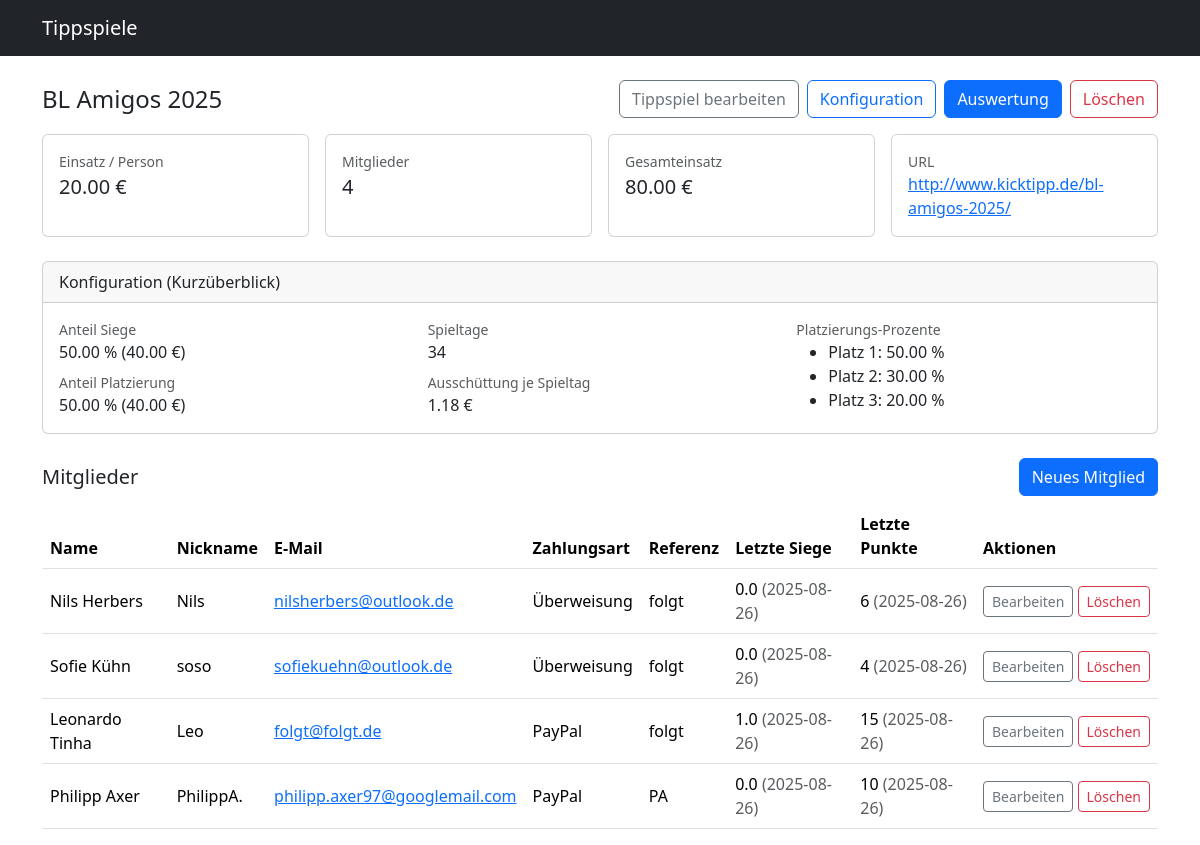
The page /games/2 on the database its author committed.
### models.py (models this page shows)
class TippingGame(Base):
    __tablename__ = "tipping_games"
    id: Mapped[int] = mapped_column(Integer, primary_key=True)
    name: Mapped[str] = mapped_column(String(200), nullable=False)
    stake_per_person: Mapped[Decimal] = mapped_column(Numeric(10, 2), nullable=False, default=0)
    url: Mapped[str] = mapped_column(String(500), nullable=True)
    members: Mapped[list["Member"]] = relationship(
        "Member",
        back_populates="game",
        cascade="all, delete-orphan",
        passive_deletes=True,
        lazy="selectin",
    )
    config: Mapped["GameConfig"] = relationship(
        "GameConfig",
        back_populates="game",
        cascade="all, delete-orphan",
        uselist=False,
        lazy="selectin",
    )
    placement_payouts: Mapped[list["PlacementPayout"]] = relationship(
        "PlacementPayout",
        back_populates="game",
        cascade="all, delete-orphan",
        order_by="PlacementPayout.rank.asc()",
        lazy="selectin",
    )
    @hybrid_property
    def total_stake(self) -> Decimal:
        count = len(self.members) if self.members is not None else 0
        return (self.stake_per_person or Decimal("0")) * Decimal(count)

class GameConfig(Base):
    __tablename__ = "game_configs"
    id: Mapped[int] = mapped_column(Integer, primary_key=True)
    game_id: Mapped[int] = mapped_column(ForeignKey("tipping_games.id", ondelete="CASCADE"), unique=True)
    victory_share_percent: Mapped[Decimal] = mapped_column(Numeric(5, 2), nullable=False, default=50)
    placement_share_percent: Mapped[Decimal] = mapped_column(Numeric(5, 2), nullable=False, default=50)
    num_matchdays: Mapped[int] = mapped_column(Integer, nullable=False, default=1)
    game: Mapped["TippingGame"] = relationship("TippingGame", back_populates="config")

class PlacementPayout(Base):
    __tablename__ = "placement_payouts"
    __table_args__ = (UniqueConstraint("game_id", "rank", name="uq_game_rank"),)
    id: Mapped[int] = mapped_column(Integer, primary_key=True)
    game_id: Mapped[int] = mapped_column(ForeignKey("tipping_games.id", ondelete="CASCADE"), nullable=False)
    rank: Mapped[int] = mapped_column(Integer, nullable=False)  # 1 = Sieger, 2 = Platz 2, ...
    percent: Mapped[Decimal] = mapped_column(Numeric(5, 2), nullable=False)  # Anteil vom Platzierungs-Topf
    game: Mapped["TippingGame"] = relationship("TippingGame", back_populates="placement_payouts")

class Member(Base):
    __tablename__ = "members"
    id: Mapped[int] = mapped_column(Integer, primary_key=True)
    game_id: Mapped[int] = mapped_column(ForeignKey("tipping_games.id", ondelete="CASCADE"), nullable=False)
    first_name: Mapped[str] = mapped_column(String(120), nullable=False)
    last_name: Mapped[str] = mapped_column(String(120), nullable=False)
    email: Mapped[str] = mapped_column(String(255), nullable=False)
    nickname: Mapped[str] = mapped_column(String(120))
    game: Mapped["TippingGame"] = relationship("TippingGame", back_populates="members")
    payment_method: Mapped["PaymentMethod"] = relationship(
        "PaymentMethod",
        back_populates="member",
        cascade="all, delete-orphan",
        uselist=False,
        lazy="selectin",
    )
    victory_statuses: Mapped[list["VictoryStatus"]] = relationship(
        "VictoryStatus",
        back_populates="member",
        cascade="all, delete-orphan",
        order_by="VictoryStatus.date.desc()",
        lazy="selectin",
    )
    points_statuses: Mapped[list["PointsStatus"]] = relationship(
        "PointsStatus",
        back_populates="member",
        cascade="all, delete-orphan",
        order_by="PointsStatus.date.desc()",
        lazy="selectin",
    )
    @property
    def latest_victory(self) -> "VictoryStatus | None":
        return self.victory_statuses[0] if self.victory_statuses else None
    @property
    def latest_points(self) -> "PointsStatus | None":
        return self.points_statuses[0] if self.points_statuses else None

class PaymentMethod(Base):
    __tablename__ = "payment_methods"
    id: Mapped[int] = mapped_column(Integer, primary_key=True)
    label: Mapped[str] = mapped_column(String(120), nullable=False)  # Bezeichnung
    reference: Mapped[str] = mapped_column(String(255))       # Referenz
    member_id: Mapped[int] = mapped_column(ForeignKey("members.id", ondelete="CASCADE"), unique=True)
    member: Mapped["Member"] = relationship("Member", back_populates="payment_method")

class VictoryStatus(Base):
    __tablename__ = "victory_statuses"
    id: Mapped[int] = mapped_column(Integer, primary_key=True)
    member_id: Mapped[int] = mapped_column(ForeignKey("members.id", ondelete="CASCADE"), nullable=False)
    victories: Mapped[float] = mapped_column(Float, nullable=False, default=0.0)
    date: Mapped[datetime.date] = mapped_column(Date, nullable=False)
    member: Mapped["Member"] = relationship("Member", back_populates="victory_statuses")

class PointsStatus(Base):
    __tablename__ = "points_statuses"
    id: Mapped[int] = mapped_column(Integer, primary_key=True)
    member_id: Mapped[int] = mapped_column(ForeignKey("members.id", ondelete="CASCADE"), nullable=False)
    points: Mapped[int] = mapped_column(Integer, nullable=False, default=0)
    date: Mapped[datetime.date] = mapped_column(Date, nullable=False)
    member: Mapped["Member"] = relationship("Member", back_populates="points_statuses")

### blueprints/games.py (the view, shortened to what this page needs)
@games_bp.route("/<int:game_id>")
def detail(game_id):
    db = get_db()
    game = db.get(TippingGame, game_id)
    if not game:
        flash("Tippspiel nicht gefunden.", "warning")
        return redirect(url_for("main.index"))
    return render_template("games/detail.html", game=game)

### app.py (called while the page is built)
def create_app():
    app = Flask(__name__)
    app.config["SECRET_KEY"] = "dev-secret-change-me"
    os.makedirs("data", exist_ok=True)
    app.config["DATABASE_URL"] = "sqlite:///data/database.db"
    init_engine_and_session(app.config["DATABASE_URL"])
    init_db()
    app.teardown_appcontext(close_db)
    @app.template_filter("money")
    def money_filter(value):
        try:
            return f"{Decimal(value):.2f}"
        except Exception:
            return str(value)
    app.register_blueprint(main_bp)
    app.register_blueprint(games_bp, url_prefix="/games")
    app.register_blueprint(members_bp, url_prefix="/members")
    return app

### db.py (called while the page is built)
def get_db():
    if 'db' not in g:
        if SessionLocal is None:
            raise RuntimeError("Database not initialized. Call init_engine_and_session first.")
        g.db = SessionLocal()
    return g.db

### templates/games/detail.html
{% extends "base.html" %}
{% block content %}
  <div class="d-flex justify-content-between align-items-center mb-3">
    <h1 class="h4 mb-0">{{ game.name }}</h1>
    <div class="d-flex gap-2">
      <a class="btn btn-outline-secondary" href="{{ url_for('games.edit', game_id=game.id) }}">Tippspiel bearbeiten</a>
      <a class="btn btn-outline-primary" href="{{ url_for('games.config', game_id=game.id) }}">Konfiguration</a>
      <a class="btn btn-primary" href="{{ url_for('games.evaluation', game_id=game.id) }}">Auswertung</a>
      <form action="{{ url_for('games.delete', game_id=game.id) }}" method="post" class="d-inline" onsubmit="return confirm('Dieses Tippspiel wirklich löschen?');">
        <button class="btn btn-outline-danger">Löschen</button>
      </form>
    </div>
  </div>
  <div class="row g-3 mb-4">
    <div class="col-md-3">
      <div class="card h-100">
        <div class="card-body">
          <div class="text-muted small">Einsatz / Person</div>
          <div class="fs-5">{{ game.stake_per_person | money }} €</div>
        </div>
      </div>
    </div>
    <div class="col-md-3">
      <div class="card h-100">
        <div class="card-body">
          <div class="text-muted small">Mitglieder</div>
          <div class="fs-5">{{ game.members|length }}</div>
        </div>
      </div>
    </div>
    <div class="col-md-3">
      <div class="card h-100">
        <div class="card-body">
          <div class="text-muted small">Gesamteinsatz</div>
          <div class="fs-5">{{ game.total_stake | money }} €</div>
        </div>
      </div>
    </div>
    <div class="col-md-3">
      <div class="card h-100">
        <div class="card-body">
          <div class="text-muted small">URL</div>
          {% if game.url %}
            <a href="{{ game.url }}" target="_blank" rel="noopener">{{ game.url }}</a>
          {% else %}
            <span>-</span>
          {% endif %}
        </div>
      </div>
    </div>
  </div>
  {% if game.config %}
  <div class="card mb-4">
    <div class="card-header">Konfiguration (Kurzüberblick)</div>
    <div class="card-body row">
      <div class="col-md-4">
        <div class="text-muted small">Anteil Siege</div>
        <div class="fs-6">{{ game.config.victory_share_percent }} % ({{ (game.total_stake * game.config.victory_share_percent / 100) | money }} €)</div>
        <div class="text-muted small mt-2">Anteil Platzierung</div>
        <div class="fs-6">{{ game.config.placement_share_percent }} % ({{ (game.total_stake * game.config.placement_share_percent / 100) | money }} €)</div>
      </div>
      <div class="col-md-4">
        <div class="text-muted small">Spieltage</div>
        <div class="fs-6">{{ game.config.num_matchdays }}</div>
        <div class="text-muted small mt-2">Ausschüttung je Spieltag</div>
        {% set victory_pot = (game.total_stake * game.config.victory_share_percent / 100) %}
        <div class="fs-6">{{ (victory_pot / (game.config.num_matchdays if game.config.num_matchdays else 1)) | money }} €</div>
      </div>
      <div class="col-md-4">
        <div class="text-muted small">Platzierungs-Prozente</div>
        {% if game.placement_payouts %}
          <ul class="mb-0">
            {% for r in game.placement_payouts %}
              <li>Platz {{ r.rank }}: {{ r.percent }} %</li>
            {% endfor %}
          </ul>
        {% else %}
          <div>-</div>
        {% endif %}
      </div>
    </div>
  </div>
  {% endif %}
  <div class="d-flex justify-content-between align-items-center mb-2">
    <h2 class="h5 mb-0">Mitglieder</h2>
    <a class="btn btn-primary" href="{{ url_for('members.create', game_id=game.id) }}">Neues Mitglied</a>
  </div>
  {% if game.members %}
  <div class="table-responsive">
    <table class="table table-hover align-middle">
        <thead>
            <tr>
              <th>Name</th>
              <th>Nickname</th>
              <th>E-Mail</th>
              <th>Zahlungsart</th>
              <th>Referenz</th>
              <th class="d-none d-lg-table-cell">Letzte Siege</th>
              <th class="d-none d-lg-table-cell">Letzte Punkte</th>
              <th>Aktionen</th>
            </tr>
          </thead>
          <tbody>
          {% for m in game.members %}
            <tr>
              <td>{{ m.first_name }} {{ m.last_name }}</td>
              <td>{{ m.nickname or '-' }}</td>
              <td><a href="mailto:{{ m.email }}">{{ m.email }}</a></td>
              <td>{{ m.payment_method.label if m.payment_method else '-' }}</td>
              <td>{{ m.payment_method.reference if m.payment_method and m.payment_method.reference else '-' }}</td>
              <td class="d-none d-lg-table-cell">
                {% if m.latest_victory %}
                  {{ m.latest_victory.victories }} <span class="text-muted">({{ m.latest_victory.date.isoformat() }})</span>
                {% else %}-{% endif %}
              </td>
              <td class="d-none d-lg-table-cell">
                {% if m.latest_points %}
                  {{ m.latest_points.points }} <span class="text-muted">({{ m.latest_points.date.isoformat() }})</span>
                {% else %}-{% endif %}
              </td>
              <td class="text-nowrap">
                <a class="btn btn-sm btn-outline-secondary" href="{{ url_for('members.edit', member_id=m.id) }}">Bearbeiten</a>
                <form action="{{ url_for('members.delete', member_id=m.id) }}" method="post" class="d-inline" onsubmit="return confirm('Dieses Mitglied wirklich löschen?');">
                  <button class="btn btn-sm btn-outline-danger">Löschen</button>
                </form>
              </td>
            </tr>
          {% endfor %}
          </tbody>
    </table>
  </div>
  {% else %}
    <p>Keine Mitglieder vorhanden.</p>
  {% endif %}
{% endblock %}

### templates/base.html (shortened to what this page needs)
<!doctype html>
<html lang="de">
  <head>
    <link href="https://cdn.jsdelivr.net/npm/bootstrap@5.3.3/dist/css/bootstrap.min.css" rel="stylesheet">
  </head>
  <body>
    <nav class="navbar navbar-expand-lg navbar-dark bg-dark mb-4">
      <div class="container">
        <a class="navbar-brand" href="{{ url_for('main.index') }}">Tippspiele</a>
      </div>
    </nav>
    <main class="container">
      {% block content %}{% endblock %}
    </main>
  </body>
</html>

### rows shown on the page
TippingGame: name "BL Amigos 2025", stake_per_person "20.00", total_stake "80.00", url "http://www.kicktipp.de/bl-amigos-2025/", stake_per_person.victory_share_percent "40.00", stake_per_person.placement_share_percent "40.00"
GameConfig: config.victory_share_percent "50.00", config.placement_share_percent "50.00", config.num_matchdays "34", num_matchdays "1.18"
PlacementPayout: rank "1", percent "50.00"
PlacementPayout: rank "2", percent "30.00"
PlacementPayout: rank "3", percent "20.00"
Member: first_name "Nils", last_name "Herbers", nickname "Nils", email "nilsherbers@outlook.de", payment_method "Überweisung", payment_method "folgt", latest_victory.victories "0.0", latest_victory "2025-08-26", latest_points.points "6", latest_points "2025-08-26"
Member: first_name "Sofie", last_name "Kühn", nickname "soso", email "sofiekuehn@outlook.de", payment_method "Überweisung", payment_method "folgt", latest_victory.victories "0.0", latest_victory "2025-08-26", latest_points.points "4", latest_points "2025-08-26"
Member: first_name "Leonardo", last_name "Tinha", nickname "Leo", email "folgt@folgt.de", payment_method "PayPal", payment_method "folgt", latest_victory.victories "1.0", latest_victory "2025-08-26", latest_points.points "15", latest_points "2025-08-26"
Member: first_name "Philipp", last_name "Axer", nickname "PhilippA.", email "philipp.axer97@googlemail.com", payment_method "PayPal", payment_method "PA", latest_victory.victories "0.0", latest_victory "2025-08-26", latest_points.points "10", latest_points "2025-08-26"

### other values the page prints
{{ game.members|length }} "4"
